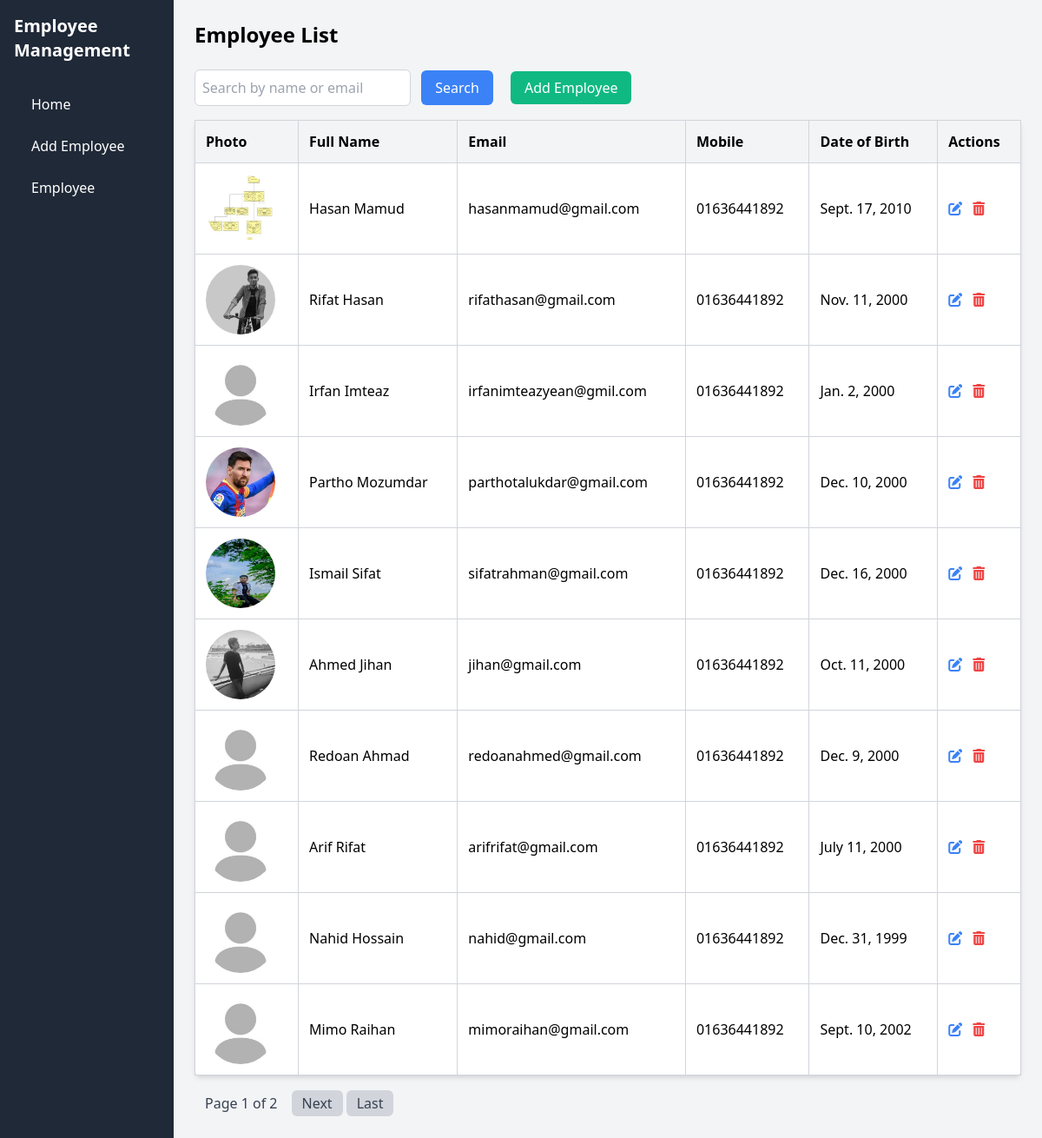
Screenshot of /?sort_by=mobile with the database file from the repository.
### employees/models.py (models this page shows, shortened)
class Employee(models.Model):
    first_name = models.CharField(max_length=50)
    last_name = models.CharField(max_length=50)
    email = models.EmailField(unique=True)
    mobile = models.CharField(max_length=15)
    date_of_birth = models.DateField()
    photo = models.ImageField(upload_to='employee_photos/', default='employee_photos/default.jfif')

### employees/views.py (the view)
# urls.py: path('', views.employee_list, name='employee_list'),
def employee_list(request):
    search_query = request.GET.get('search', '')
    employees = Employee.objects.filter(first_name__icontains=search_query) | Employee.objects.filter(email__icontains=search_query)
    sort_by = request.GET.get('sort_by', 'first_name')
    employees = employees.order_by(sort_by)
    paginator = Paginator(employees, 10)  # 10 employees per page
    page_number = request.GET.get('page')
    page_obj = paginator.get_page(page_number)
    return render(request, 'employees/employee_list.html', {'page_obj': page_obj})

### templates/employees/employee_list.html (shortened to what this page needs)
{% load static %}
<!DOCTYPE html>
<html lang="en">
<head>
    <link href="https://cdn.jsdelivr.net/npm/tailwindcss@2.2.19/dist/tailwind.min.css" rel="stylesheet">
    <link href="https://cdnjs.cloudflare.com/ajax/libs/font-awesome/6.0.0-beta3/css/all.min.css" rel="stylesheet">
</head>
<body class="bg-gray-100">
<div class="min-h-screen flex">
    <nav class="sidebar w-1/4 md:w-1/5 lg:w-1/6 p-4">
        <h2 class="text-xl text-white font-bold mb-6">Employee Management</h2>
        <ul>
            <li><a href="{% url 'employee_list' %}">Home</a></li>
            <li><a href="{% url 'add_employee' %}">Add Employee</a></li>
            <li><a href="{% url 'employee_list' %}">Employee</a></li>
        </ul>
    </nav>
    <div class="w-3/4 md:w-4/5 lg:w-5/6 p-6">
        <h1 class="text-2xl font-bold mb-6">Employee List</h1>
        <form method="GET" class="form-inline mb-4">
            <input type="text" name="search" class="p-2 border border-gray-300 rounded-md" placeholder="Search by name or email" value="{{ request.GET.search }}">
            <button type="submit" class="ml-2 px-4 py-2 bg-blue-500 text-white rounded-md hover:bg-blue-600">Search</button>
            <a href="{% url 'add_employee' %}" class="ml-4 px-4 py-2 bg-green-500 text-white rounded-md hover:bg-green-600">Add Employee</a>
        </form>
<table class="min-w-full bg-white rounded-md shadow-md border border-gray-300 border-collapse">
    <thead class="bg-gray-100">
        <tr>
            <th class="p-3 text-left border border-gray-300">Photo</th>
            <th class="p-3 text-left border border-gray-300"><a href="?sort_by=first_name">Full Name</a></th>
            <th class="p-3 text-left border border-gray-300"><a href="?sort_by=email">Email</a></th>
            <th class="p-3 text-left border border-gray-300"><a href="?sort_by=mobile">Mobile</a></th>
            <th class="p-3 text-left border border-gray-300"><a href="?sort_by=date_of_birth">Date of Birth</a></th>
            <th class="p-3 text-left border border-gray-300">Actions</th>
        </tr>
    </thead>
    <tbody>
        {% for employee in page_obj %}
        <tr class="border-b">
            <td class="p-3 border border-gray-300">
                <img src="{% if employee.photo %}{{ employee.photo.url }}{% else %}{{ MEDIA_URL }}employee_photos/default.jfif{% endif %}" alt="Employee Photo" class="h-20 w-20 rounded-full">
            </td>
            <td class="p-3 border border-gray-300">{{ employee.first_name }} {{ employee.last_name }}</td>
            <td class="p-3 border border-gray-300">{{ employee.email }}</td>
            <td class="p-3 border border-gray-300">{{ employee.mobile }}</td>
            <td class="p-3 border border-gray-300">{{ employee.date_of_birth }}</td>
            <td class="p-3 border border-gray-300">
                <a href="{% url 'edit_employee' employee.pk %}" class="text-blue-500 hover:underline">
                    <i class="fas fa-edit"></i>
                </a>
                <button class="ml-2 text-red-500 hover:underline" onclick="confirmDelete({{ employee.pk }})">
                    <i class="fas fa-trash-alt"></i>
                </button>
            </td>
        </tr>
        {% empty %}
        <tr>
            <td colspan="6" class="p-3 text-center text-gray-500 border border-gray-300">No employees found.</td>
        </tr>
        {% endfor %}
    </tbody>
</table>
        <div class="mt-4">
            <nav>
                <ul class="inline-flex items-center">
                    <li class="px-3 py-1 bg-gray-100 text-gray-700 rounded-md">Page {{ page_obj.number }} of {{ page_obj.paginator.num_pages }}</li>
                    {% if page_obj.has_next %}
                        <li><a class="px-3 py-1 bg-gray-300 text-gray-700 rounded-md ml-1" href="?page={{ page_obj.next_page_number }}">Next</a></li>
                        <li><a class="px-3 py-1 bg-gray-300 text-gray-700 rounded-md ml-1" href="?page={{ page_obj.paginator.num_pages }}">Last</a></li>
                    {% endif %}
                </ul>
            </nav>
        </div>
    </div>
</div>
</body>
</html>

### templates/employees/employee_list.html (style rules this page uses)
.sidebar { background-color: #1F2937; min-height: 100vh; }
.sidebar a { color: #ffffff; padding: 12px 20px; display: block; text-decoration: none; transition: background-color 0.2s ease; }

### rows the page displays
Employee: photo (picture), first_name "Hasan", last_name "Mamud", email "hasanmamud@gmail.com", mobile "01636441892", date_of_birth "Sept. 17, 2010"
Employee: photo (picture), first_name "Rifat", last_name "Hasan", email "rifathasan@gmail.com", mobile "01636441892", date_of_birth "Nov. 11, 2000"
Employee: photo (placeholder picture), first_name "Irfan", last_name "Imteaz", email "irfanimteazyean@gmil.com", mobile "01636441892", date_of_birth "Jan. 2, 2000"
Employee: photo (picture), first_name "Partho", last_name "Mozumdar", email "parthotalukdar@gmail.com", mobile "01636441892", date_of_birth "Dec. 10, 2000"
Employee: photo (picture), first_name "Ismail", last_name "Sifat", email "sifatrahman@gmail.com", mobile "01636441892", date_of_birth "Dec. 16, 2000"
Employee: photo (picture), first_name "Ahmed", last_name "Jihan", email "jihan@gmail.com", mobile "01636441892", date_of_birth "Oct. 11, 2000"
Employee: photo (placeholder picture), first_name "Redoan", last_name "Ahmad", email "redoanahmed@gmail.com", mobile "01636441892", date_of_birth "Dec. 9, 2000"
Employee: photo (placeholder picture), first_name "Arif", last_name "Rifat", email "arifrifat@gmail.com", mobile "01636441892", date_of_birth "July 11, 2000"
Employee: photo (placeholder picture), first_name "Nahid", last_name "Hossain", email "nahid@gmail.com", mobile "01636441892", date_of_birth "Dec. 31, 1999"
Employee: photo (placeholder picture), first_name "Mimo", last_name "Raihan", email "mimoraihan@gmail.com", mobile "01636441892", date_of_birth "Sept. 10, 2002"

### other values shown
{{ page_obj.number }} "1"
{{ page_obj.paginator.num_pages }} "2"
